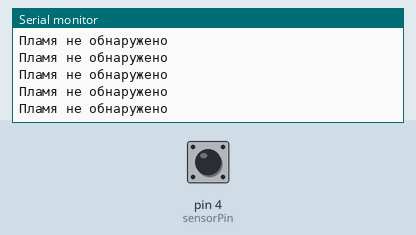
A sketch run on a simulated Arduino Uno, built with avr-gcc and run on an emulated ATmega328P. Shown: the last lines printed to the serial monitor. The inputs (shaded band) are chosen by the test bench; at power-on: pin 4 (sensorPin) LOW.

Above: at 1.2 s.
1.3 s: pin 4 (sensorPin) driven HIGH
At 1.63 s:
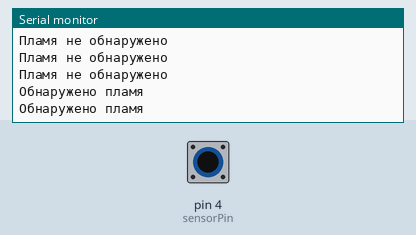
3.3 s: pin 4 (sensorPin) driven LOW
At 4.3 s:
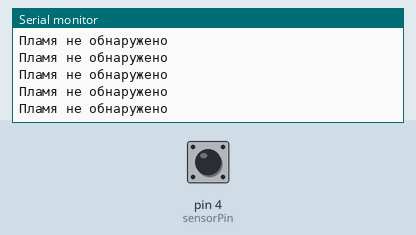
6.3 s: pin 4 (sensorPin) pulsed HIGH 2 times (0.12 s each, 0.3 s apart)
At 6.5 s:
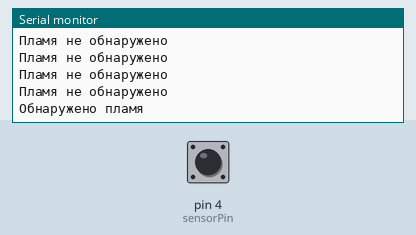

Measured:
- after the input at 1.3 s, the serial monitor: prints a new line after 0.08 s (image 1)
- after the input at 6.3 s, the serial monitor: prints a new line after 0.09 s (image 3)

The sketch:

1.3.3.ino
```cpp
int sensorPin = 4;
int flame;
void setup()
{
  pinMode(sensorPin, INPUT);
  Serial.begin(9600);
}
void loop() {
  flame = digitalRead(sensorPin);
  if (flame == 1)
  {
  Serial.println("Обнаружено пламя");
  delay(150);
  }
  else {
    Serial.println("Пламя не обнаружено");
  }
// delay(500);
}
```
